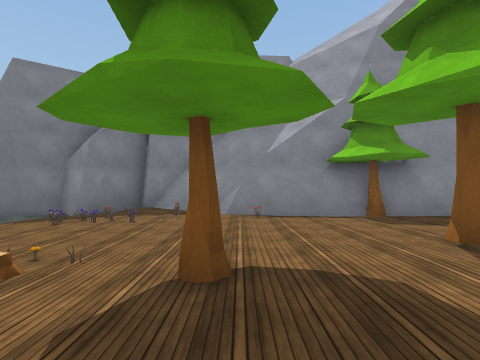
[1] (above)

20 first-person views from a walk through a scene from a Unity 3-D project. The camera is 1.4 m above the floor, looks level and sees 80° across. The floor is counted in squares, 2 m on a side. Each view is taken from the middle of a square. On the plan, view 1 faces up. The plan holds only what a view shows up to about 10 squares ahead; the rest is blank. The place goes on beyond the plan. The player character is not drawn. Surface patterns are stand-ins for the level's own textures.

[2]
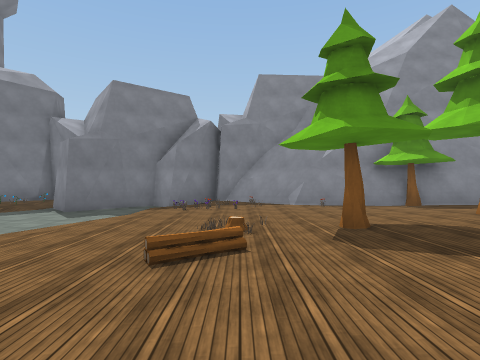

[3]
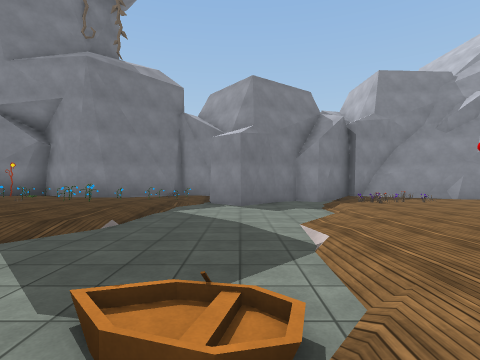

[4]
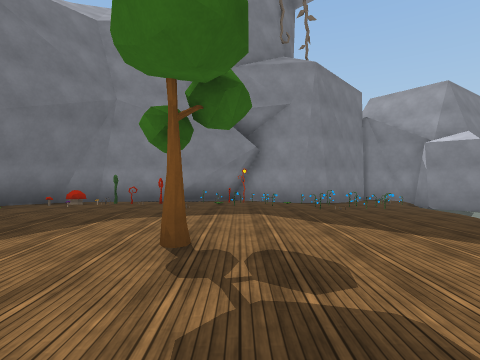

[5]
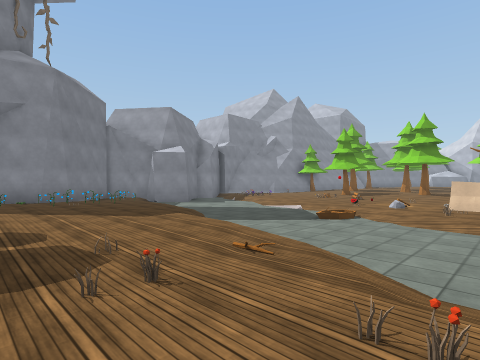

[6]
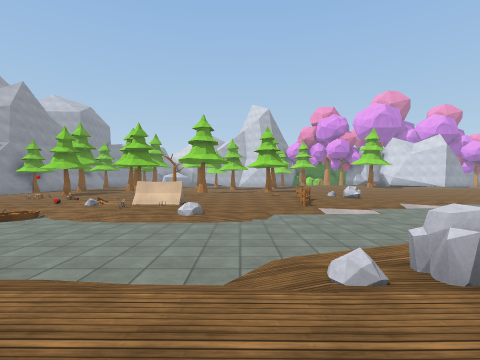

[7]
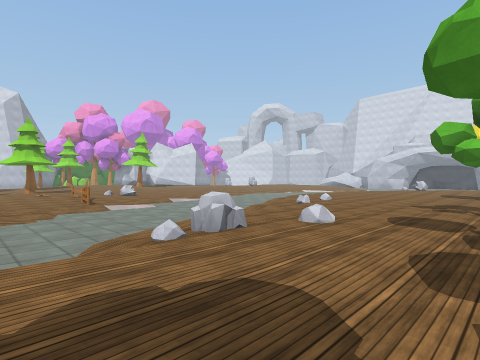

[8]
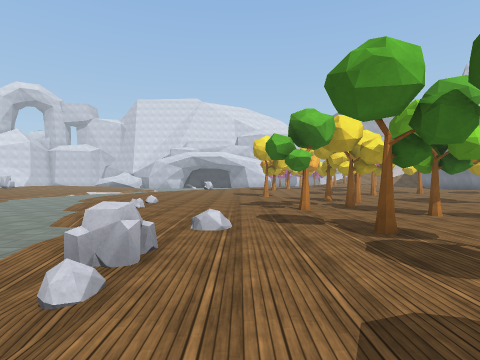

[9]
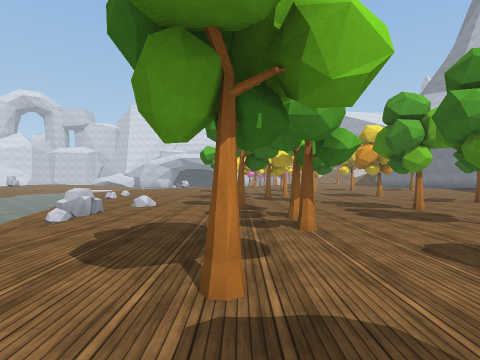

[10]
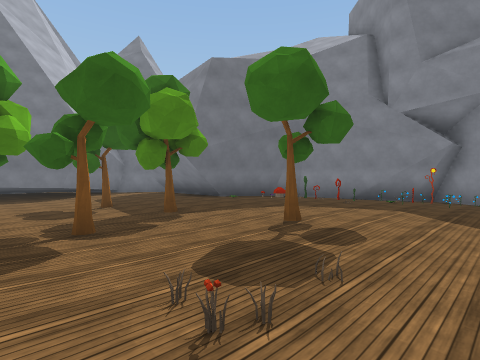

[11]
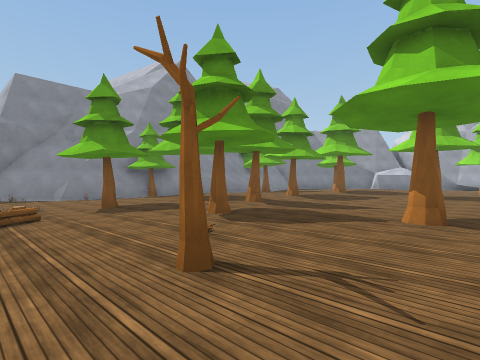

[12]
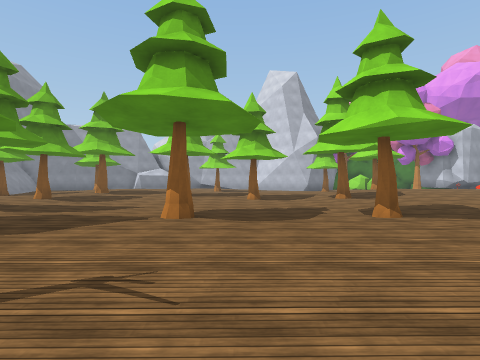

[13]
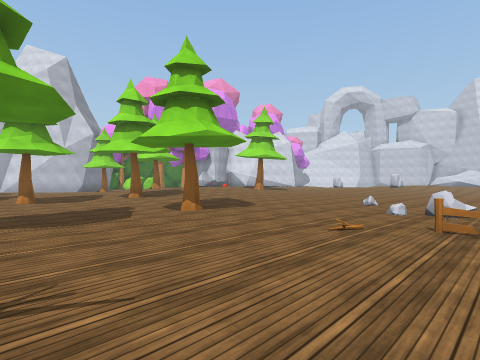

[14]
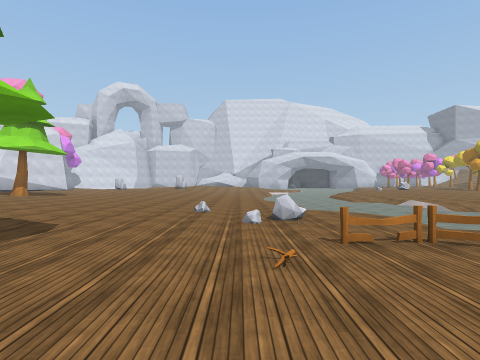

[15]
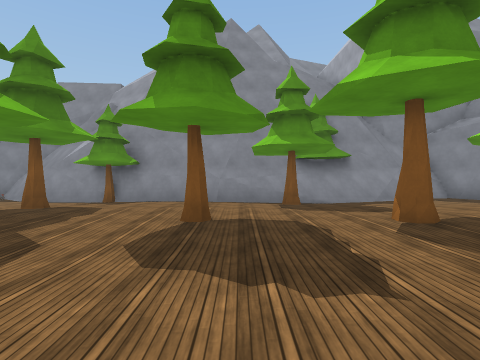

[16]
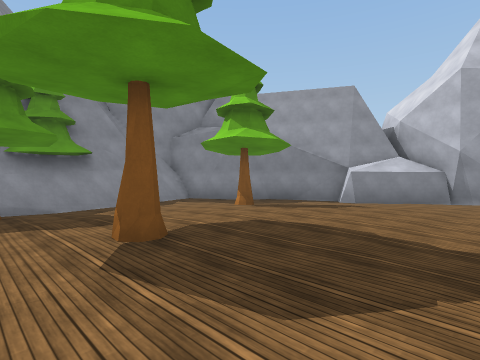

[17]
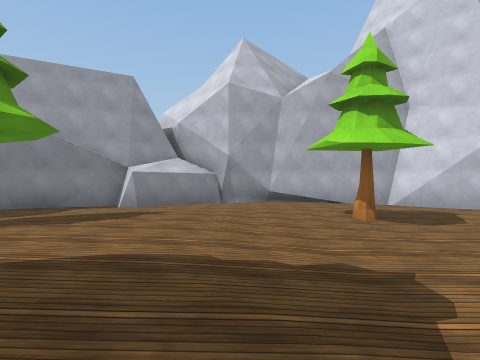

[18]
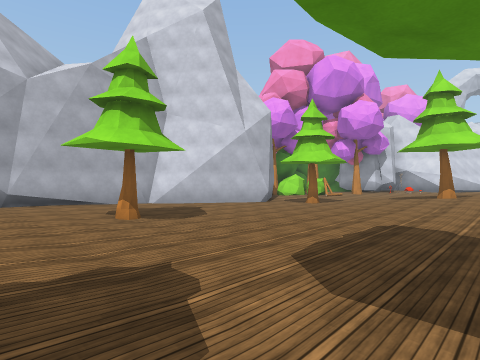

[19]
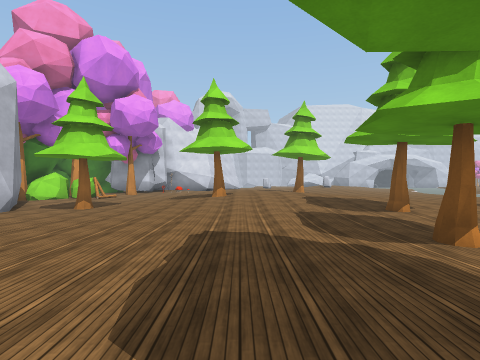

[20]
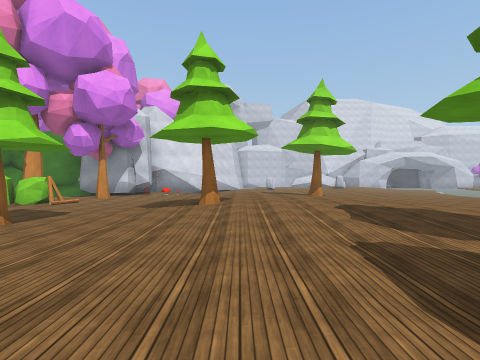

### Floor plan
Key: @ floor where view 1 was taken; # wall or solid block; . main floor; : floor 0.25 m higher than the main floor; - floor 0.25 m lower than the main floor; + floor 0.5 m higher than the main floor; _ floor 0.5 m lower than the main floor; / step, stairs or slope; T tree; M mushroom; F flower; E tent; R rock; N fence; O other object.
Columns run from 20 left of view 1 to 19 right of it. Each row starts with its distance up from view 1.
  9       #         ###
  8      ######-#####-###
  7   ####.O#--O_#___OOO#####     ######
  6  ##..OO.OOO/___OOOO-O-/T########....
  5  #MO:OOOOO./____-O----..............-##
  4 ##:::::..O./___/-----.......T.......--#
  3 #::::::...//___---OO...T.::...:::T..--#
  2 ........../___/--OO-T.........:::::..-##
  1 .....T..../___/--//.......T..:T::::..--#
  0 T..T....../___-O/--.@..T.-....:::::....#
 -1 -----..O./___/-//O-..T..---............#
 -2 ----T..OF/___/----......---............#
 -3  T --...//___OOEE-T....-----.T.........#
 -4    --T.FO____--EE-....T-----.....--T...#
 -5   ---.../____:----.....-----.....------#
 -6  ---T.../_____---......----T.....------#
 -7  T--T...R/____/--.......-........-----##
 -8 -----...R.____/ONN....T...T......----##
 -9 T----T....____/---.........:/::...---#
-10 -----...../___//--O......:::::::/.-T##
-11 ---T-.....//____--R......:::+++://---##
-12 -----T....//____----.....::++++T:/----#
-13 ----T.....//____//--....../++++://----T
-14 -----.....///____/--......::+++///--ORR
-15 ---T--......-____ --......:T ++ /.--OTT

Where each view was taken, in squares from view 1:
view 1: 0 up, 0 right, facing up
view 2: 2 down, 2 left, facing up
view 3: 2 down, 7 left, facing up
view 4: 2 down, 14 left, facing up
view 5: 4 down, 14 left, facing up-right
view 6: 6 down, 14 left, facing right
view 7: 5 down, 15 left, facing down-right
view 8: 5 down, 13 left, facing down
view 9: 2 down, 15 left, facing down
view 10: 3 down, 12 left, facing up-left
view 11: 5 down, 3 left, facing up-right
view 12: 5 down, 3 left, facing right
view 13: 4 down, 3 left, facing down-right
view 14: 5 down, 1 left, facing down
view 15: 3 down, 7 right, facing up
view 16: 2 down, 8 right, facing up-right
view 17: 1 down, 9 right, facing right
view 18: 1 down, 9 right, facing down-right
view 19: 2 down, 10 right, facing down
view 20: 5 down, 10 right, facing down
